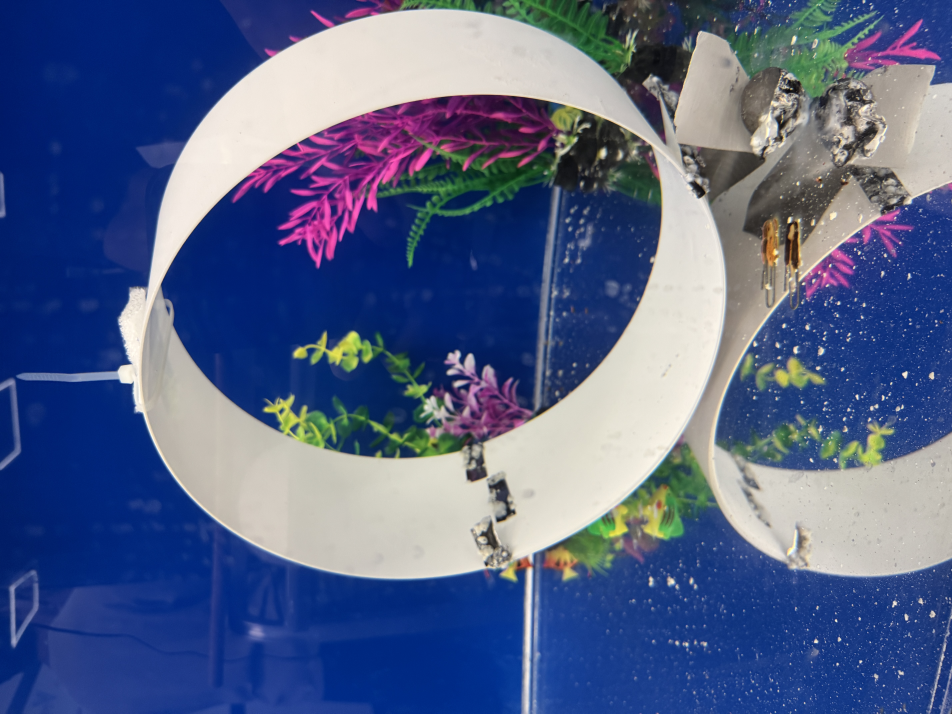
#> input picture ENEE408V Hoop/IMG_7316.JPG, 5712 x 4284 px (shown at 1/6 size)
$ python hoop_replay.py '../../ENEE408V Hoop' --output out   (older library calls are emulated)
#> lines starting #> are read from the running program, lines starting #| are printed output that depends on the picture; after the words box and inside, x2 and y2 are one past the last pixel; in counts of white or black regions, pixels touching at a corner belong together
### raspberry_pi/hoop_vision/tracker.py
"""Bounded, timestamp-aware image tracks with conservative public output gating."""

from dataclasses import dataclass
import math

import numpy as np

from .geometry import overlap
from .orientation import estimate_orientation
from .ellipse_filter import update_geometry


# [4 lines left out: function mm, not called in this run]


@dataclass(frozen=True)
class TrackerConfig:
    profile: str = "strict"
    acquire_seconds: float = .5
    acquire_observations: int = 5
    reacquire_seconds: float = .2
    reacquire_observations: int = 3
    max_gap_seconds: float = .3
    retain_seconds: float = 1.
    max_age_seconds: float = .2
    max_tracks: int = 8
    association_gate: float = 16.
    ambiguity_margin: float = 2.
    measurement_center_std: float = .02
    measurement_logsize_std: float = .12
    continuity_lock: bool = False
    lock_center_gate: float = .10
    lock_logsize_gate: float = .35
    lock_hold_seconds: float = .8
    maintenance_seconds: float = .6

    def __post_init__(self):
        if self.profile not in ("strict","ellipse"):
            raise ValueError("Unknown tracker profile")
        for name in ("acquire_seconds", "reacquire_seconds", "max_gap_seconds", "retain_seconds",
                     "max_age_seconds", "association_gate", "ambiguity_margin",
                     "measurement_center_std", "measurement_logsize_std", "lock_center_gate",
                     "lock_logsize_gate", "lock_hold_seconds", "maintenance_seconds"):
            if not math.isfinite(getattr(self, name)) or getattr(self, name) <= 0:
                raise ValueError(f"{name} must be finite and positive")
        for name in ("acquire_observations", "reacquire_observations", "max_tracks"):
            if type(getattr(self, name)) is not int or getattr(self, name) < 1:
                raise ValueError(f"{name} must be a positive integer")
        if self.retain_seconds <= self.max_gap_seconds:
            raise ValueError("Retention must exceed the prediction horizon")
        if type(self.continuity_lock) is not bool:
            raise ValueError("continuity_lock must be boolean")
        if self.continuity_lock and self.retain_seconds <= self.lock_hold_seconds:
            raise ValueError("Retention must exceed the local lock hold time")

    @classmethod
    def ellipse(cls, **overrides):
        values=dict(profile="ellipse",acquire_seconds=.1,acquire_observations=2,
                    reacquire_seconds=.05,reacquire_observations=2,
                    ambiguity_margin=.5,measurement_center_std=.035,measurement_logsize_std=.18,
                    continuity_lock=True,retain_seconds=2.)
        values.update(overrides)
        return cls(**values)


# [12 lines left out: functions measurement, state_box, not called in this run]


class HoopTracker:
    def __init__(self, config=None):
        self.config = config or TrackerConfig()
        self.next_id = 1
        self.reset()

    def reset(self):
        self.alignment_memory = None
        self.flow_gray = None
        self.flow_time = None
        self.tracks = []
        self.last_time = None
        self.size = None
        self.selected_id = None

    # [365 lines left out: functions target_at, _new, _noise, search_horizon, _lock_cost, _can_maintain and 5 more, not called in this run]

### raspberry_pi/hoop_vision/detector.py
"""Classical white-band proposal detector for offline development footage.

    Proposals may include reflections. No target identity, true rim, range,
    bearing angle, or signed 3D orientation is inferred by this baseline.
"""

from dataclasses import dataclass
import math

import cv2
import numpy as np

from .geometry import bbox, ellipse_points, fit_hypotheses, overlap, sample
from .color import (WHITE_SATURATION_MAX, WHITE_VALUE_MIN, WHITE_MIN_SUPPORT,
                    WHITE_MIN_SECTORS, WHITE_MIN_BOUNDED_SUPPORT, validate_hsv, white_mask, white_band_evidence)
from .types import Candidate, Observation


@dataclass(frozen=True)
class DetectorConfig:
    max_dimension: int = 640
    saturation_max: int = WHITE_SATURATION_MAX
    value_min: int = WHITE_VALUE_MIN
    min_area_fraction: float = .035
    min_edge_coverage: float = .62
    max_candidates: int = 6
    rim_hypotheses: bool = False
    min_white_support: float = WHITE_MIN_SUPPORT
    min_white_sectors: int = WHITE_MIN_SECTORS

    def __post_init__(self):
        if self.max_dimension < 128 or self.max_candidates < 1:
            raise ValueError("max_dimension >= 128 and max_candidates >= 1 required")
        validate_hsv(self.saturation_max, self.value_min)
        if (not math.isfinite(self.min_white_support) or not 0 < self.min_white_support <= 1 or
                type(self.min_white_sectors) is not int or not 1 <= self.min_white_sectors <= 8):
            raise ValueError("White support must be in (0,1] and white sectors in 1..8")
        if not 0 < self.min_area_fraction < 1 or not 0 < self.min_edge_coverage <= 1:
            raise ValueError("area and coverage fractions must be in (0,1]")


def detect(image, config=None):
    config = config or DetectorConfig()
    if not isinstance(image, np.ndarray) or image.dtype != np.uint8 or image.ndim != 3 or image.shape[2] != 3 or not image.size:
        raise ValueError("Expected a nonempty uint8 BGR image")
    height, width = image.shape[:2]
    scale = min(1., config.max_dimension/max(height, width))
    frame = cv2.resize(image, (max(1, round(width*scale)), max(1, round(height*scale))))
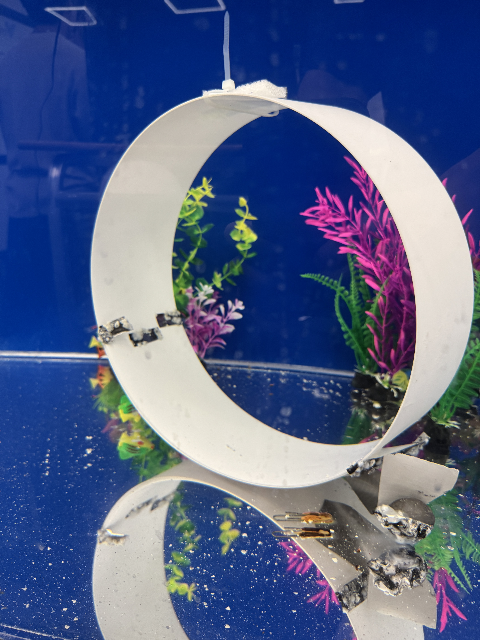
#> frame: shape (640, 480, 3); mean B, G, R 135.7, 97.5, 83.6
    h, w = frame.shape[:2]
    # Exact per-axis mapping matters when rounding the resized dimensions.
    sx, sy = width/w, height/h
    hsv = cv2.cvtColor(frame, cv2.COLOR_BGR2HSV)
#> hsv: shape (640, 480, 3); mean H, S, V 83, 143.1, 143.7
    raw_white = white_mask(hsv, config.saturation_max, config.value_min)
#> in white_mask, `return cv2.inRange(hsv, (0, 0, value_min), (179, saturation_max, 255))..`:
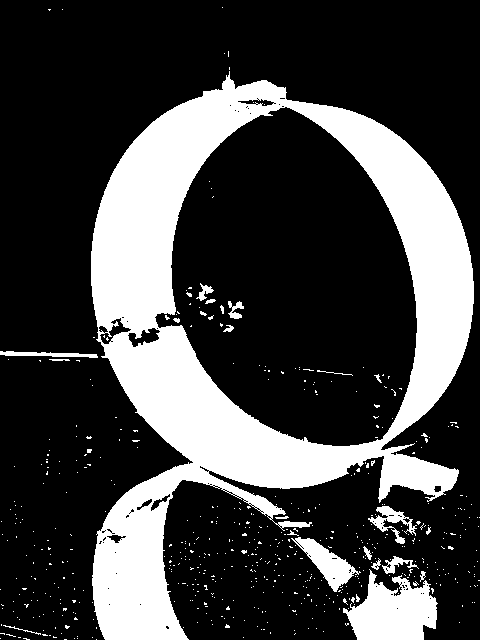
#> returned value: shape (640, 480) float64; values 0 (black) and 1 (white), 26.1% white; 555 white regions (531 under 20 px), largest, box (x1, y1, x2, y2) and area: (91, 71, 474, 640) 71337, (343, 569, 438, 640) 4202, (291, 537, 361, 592) 1331
    masks = []
    contours = []
    kernel = cv2.getStructuringElement(cv2.MORPH_ELLIPSE, (5, 5))
    for value in sorted(set((config.value_min, max(config.value_min, 140), max(config.value_min, 180)))):
        mask = cv2.inRange(hsv, (0, 0, value), (179, config.saturation_max, 255))
        mask = cv2.morphologyEx(mask, cv2.MORPH_CLOSE, kernel)
        mask = cv2.morphologyEx(mask, cv2.MORPH_OPEN, np.ones((3, 3), np.uint8))
        masks.append(mask)
        found, hierarchy = cv2.findContours(mask, cv2.RETR_TREE, cv2.CHAIN_APPROX_NONE)
        for i, contour in enumerate(found):
            if len(contour) >= 30 and cv2.contourArea(cv2.convexHull(contour)) >= w*h*config.min_area_fraction:
                contours.append((contour, hierarchy[0, i, 3] >= 0))
#> this loop made 2 passes
#> pass 1, in detect, `mask = cv2.morphologyEx(mask, cv2.MORPH_OPEN, np.ones((3, 3), np.uint8))`:
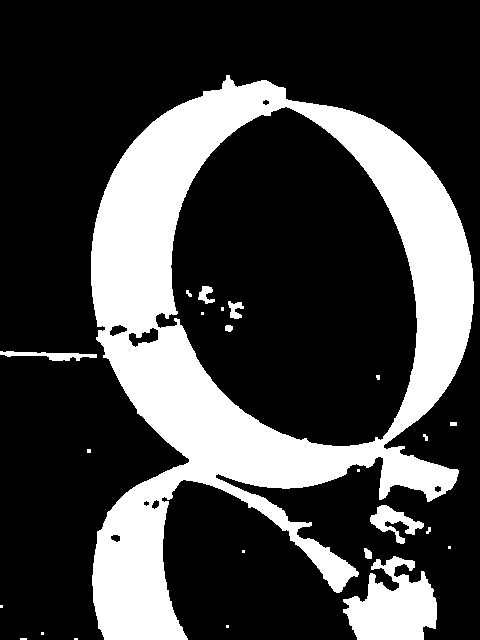
#> mask: shape (640, 480); 26.4% white; 24 white regions (12 under 20 px), largest, box (x1, y1, x2, y2) and area: (91, 75, 474, 640) 73902, (343, 556, 437, 640) 5043, (370, 505, 424, 544) 844
#> after the loop:
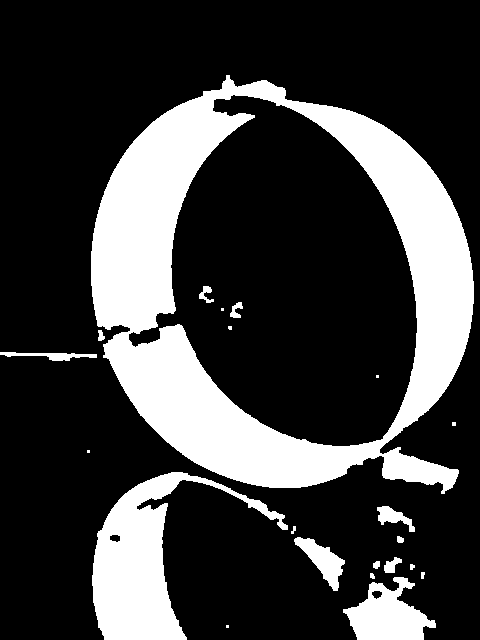
#> mask: shape (640, 480); 24.3% white; 22 white regions (6 under 20 px), largest, box (x1, y1, x2, y2) and area: (91, 75, 474, 494) 57185, (92, 472, 288, 640) 11345, (343, 577, 436, 640) 3339
#> after the loop, contours = 5 items; masks = 2 items
    edges = np.zeros((h, w), np.uint8)
    for mask in masks:
        edges |= cv2.morphologyEx(mask, cv2.MORPH_GRADIENT, np.ones((3, 3), np.uint8))
#> this loop made 2 passes
#> pass 2, in detect, `edges |= cv2.morphologyEx(mask, cv2.MORPH_GRADIENT, np.ones((3, 3), np..`:
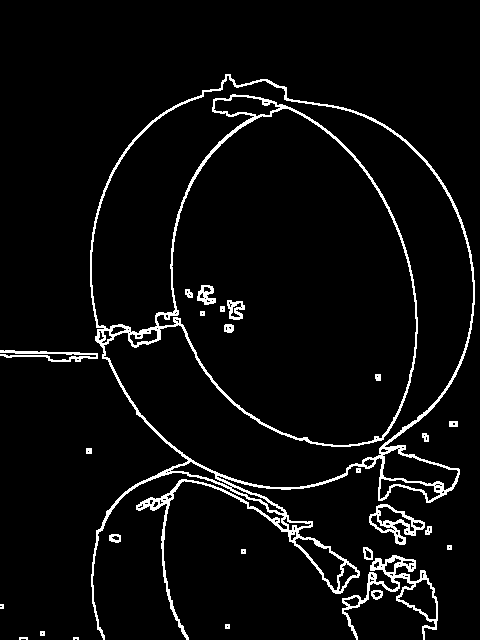
#> edges: shape (640, 480); 4.9% white in thin lines or dots, all inside (x1, y1, x2, y2) = (0, 74, 475, 640)
    gray_edges = cv2.Canny(cv2.cvtColor(frame, cv2.COLOR_BGR2GRAY), 30, 80)
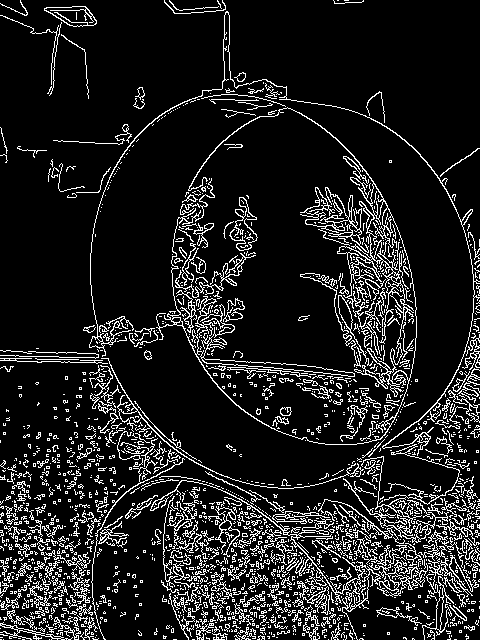
#> gray_edges: shape (640, 480); 12.4% white in thin lines or dots
    edge_contours, _ = cv2.findContours(gray_edges, cv2.RETR_LIST, cv2.CHAIN_APPROX_NONE)
#> edge_contours = 2773 contours, 2583 with area under 20; largest, box (x1, y1, x2, y2) and area: (156, 107, 417, 445) 5951, (383, 215, 417, 381) 2256, (150, 480, 428, 640) 1416, (318, 444, 461, 544) 732, (44, 6, 97, 27) 689
    for contour in edge_contours:
        if len(contour) >= 30 and cv2.contourArea(cv2.convexHull(contour)) >= w*h*config.min_area_fraction:
            contours.append((contour, False))
#> this loop made 2773 passes
#> contour on passes 1 to 3: [[454, 639], [455, 639], [456, 639], [455, 639]], [[343, 639]], [[328, 639]]
#> after the loop, contours = 9 items
    edges |= gray_edges
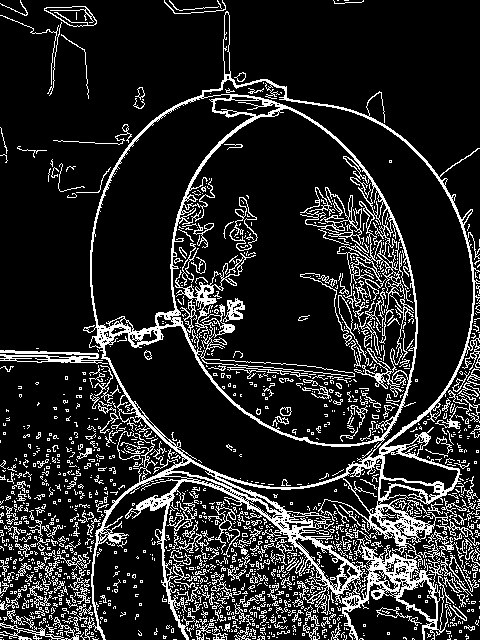
#> edges: shape (640, 480); 15.3% white in thin lines or dots
    distances = cv2.distanceTransform(255-edges, cv2.DIST_L2, 3)
    white = masks[0]/255.
#> (the rest of the program and of its run is left out)
